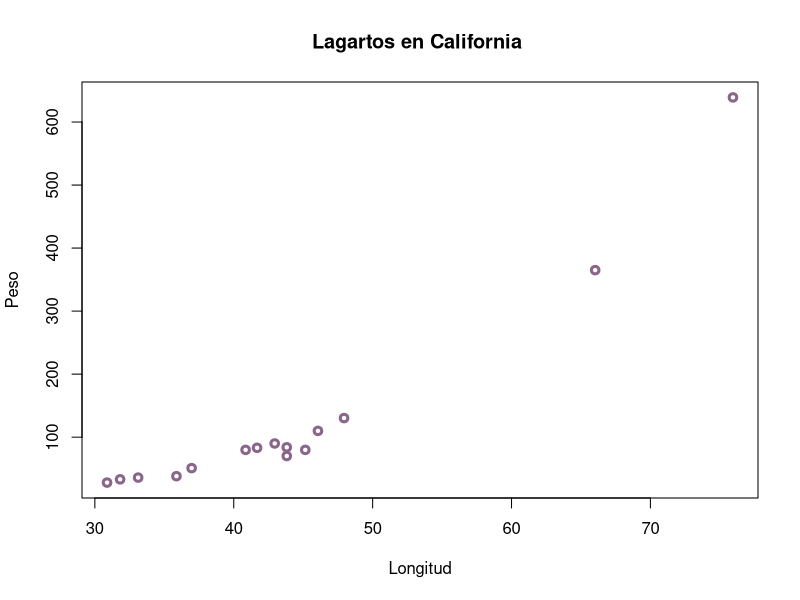
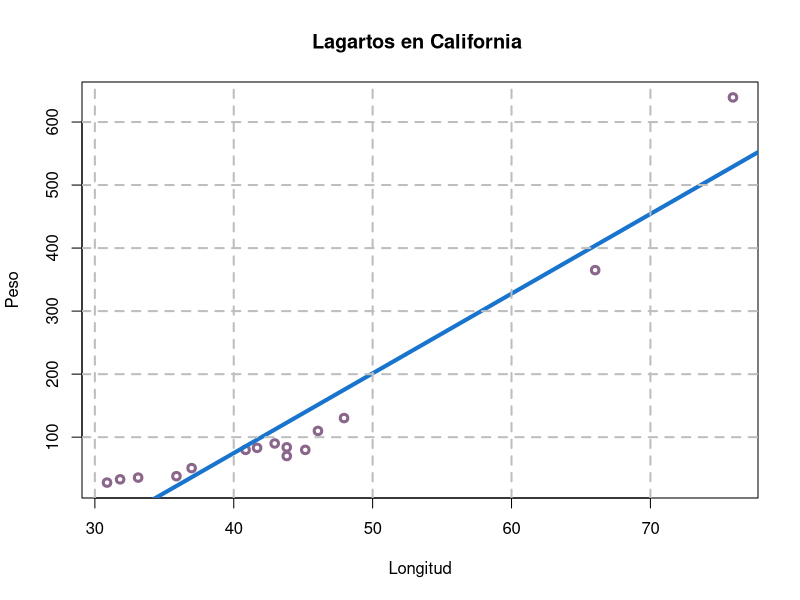
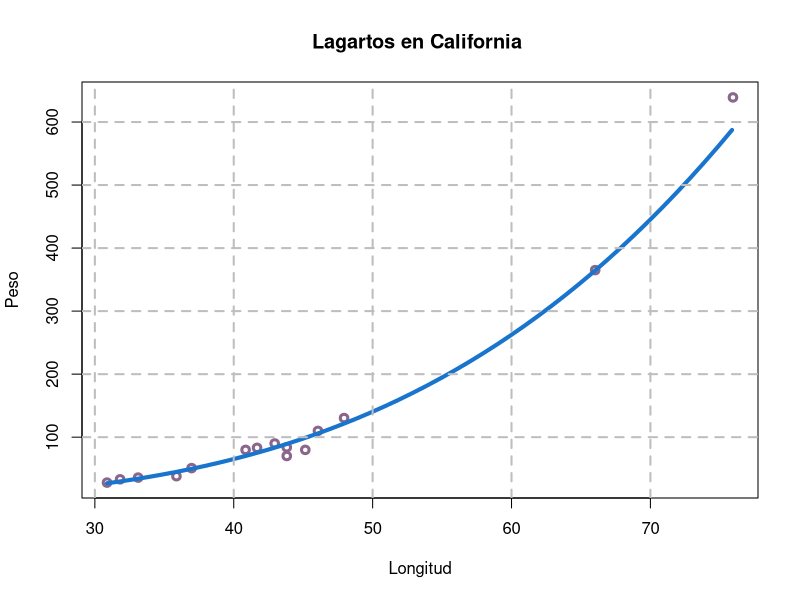

Reproduce these figures in R, in order.
## ---- chunk 1
library(knitr)
library(lmtest)
library(sandwich)
## ---- chunk 2
lagarto_id <- c(1,2,3,4,5,6,7,8,9,10,11,12,13,14,15)
longitud <- c(3.87,3.61,4.33,3.43,3.81,3.83,3.46,3.76,3.5,3.58,4.19,3.78,3.71,3.73,3.78)
peso <- c(4.87,3.93,6.46,3.33,4.38,4.7,3.5,4.5,3.58,3.64,5.9,4.43,4.38,4.42,4.25)

data <- data.frame("Lagarto" = lagarto_id,
                   "Longitud" = exp(longitud),
                   "Peso"= exp(peso))

kable(data, format="markdown")
## ---- chunk 3
plot(data$Longitud,data$Peso, col="plum4", lwd=3,
     main="Lagartos en California ", xlab="Longitud",ylab="Peso")
## ---- chunk 4
ols_lineal <- lm(Peso ~ Longitud,data=data)
summary_ols_lineal <- summary(ols_lineal)
coef_ols_linal <- coef(summary_ols_lineal)
kable(coef_ols_linal)
## ---- chunk 5
plot(data$Longitud,data$Peso, col="plum4", lwd=3,
     main="Lagartos en California ", xlab="Longitud",ylab="Peso")
abline(ols_lineal, col = "dodgerblue3", lwd = 4)
grid(nx = NULL, ny = NULL,
     lty = 2,      # Tipo de ínea
     col = "gray", # Color
     lwd = 2)
## ---- chunk 6
summary_ols_lineal$r.squared
## ---- chunk 7
nuevos_valores <- c(35,40,45,50,55,60,65,70,75,80)
nuevos.valores <- data.frame(Longitud = nuevos_valores)
predicciones <- predict(ols_lineal, nuevos.valores ,interval="prediction", level=0.95)
predicciones_sin_intervalo = predict(ols_lineal, nuevos.valores)
dataframe_summary1 <- data.frame("Valores" = nuevos.valores,
                                 "Ajustados"=predicciones_sin_intervalo)
kable(cbind(nuevos.valores,predicciones))

## ---- chunk 8
ols_log <- lm(log(Peso) ~ log(Longitud),data=data)
summary_ols_log <- summary(ols_log)
coef_ols_log <- coef(summary_ols_log)
kable(coef_ols_log)

## ---- chunk 9
ajustados_peso <- function(longitud)
{
        (0.000208)*longitud^{3.431098}
}

val_x <- seq(min(data$Longitud),max(data$Longitud),by=1)
plot(data$Longitud,data$Peso, col="plum4", lwd=3,
     main="Lagartos en California ", xlab="Longitud",ylab="Peso")
points(val_x,ajustados_peso(val_x), col = "dodgerblue3",type="l",lwd = 4)
grid(nx = NULL, ny = NULL,
     lty = 2,      # Tipo de ínea
     col = "gray", # Color
     lwd = 2)
## ---- chunk 10
summary_ols_log$r.squared
## ---- chunk 11
predict_exp <- data.frame(predict(ols_log, nuevos.valores,interval="prediction", level=0.95))
dataframe_summary2 <- data.frame("Prediciendo" =nuevos.valores,
                                 "Ajustados"=exp(predict_exp["fit"]),
                                 "lwr"=exp(predict_exp["lwr"]),
                                 "upr"=exp(predict_exp["upr"]))
kable(dataframe_summary2)

## ---- chunk 12
dataframe_summary_final <- data.frame("Prediciendo"= nuevos.valores,
                                      "Ajustados_exponenciales"=dataframe_summary2$fit,
                                      "Ajustados_lineales"=dataframe_summary1$Ajustados)
kable(dataframe_summary_final)
## ---- chunk 13
correlacion_test1 <- cor.test(data$Longitud,data$Peso);correlacion_test1
## ---- chunk 14
correlacion_test <- cor.test(log(data$Longitud),log(data$Peso));correlacion_test
